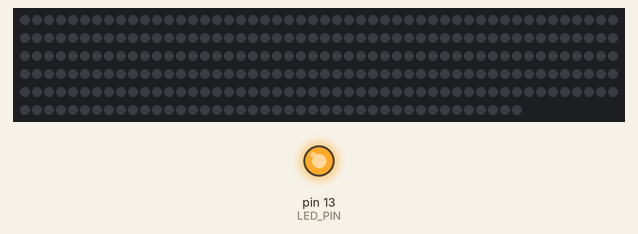
This sketch was run on a simulated Arduino Uno, built with avr-gcc and run on an emulated ATmega328P. Shown: 292 RGB LEDs in strip order, left to right, continuing on the next row, output pins drawn as LEDs (lit = HIGH). What the sketch prints to the serial monitor is not drawn.

Above: at 0.1 s.
At 1.6 s:
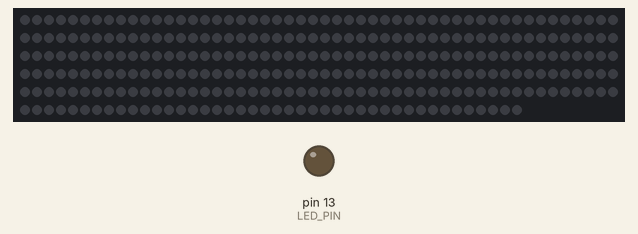
Timing chart, 0 to 3.1 s (numbered marks = the images above):
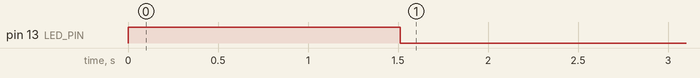

The sketch:

led_market_display_serial.ino
```cpp
//Created by Qrules for Westwood Robotics under GNU GPL v3
//Based on adafruit libraries for neopixel led modules

#include <Wire.h>
#include <Adafruit_NeoPixel.h>
#ifdef __AVR__
  #include <avr/power.h>
#endif

//Define the number of pixels on each strip (strips 1-5), useful if missing pixels
//Set to zero to turn off strip
#define NUMPIXELS1 57
#define NUMPIXELS2 59
#define NUMPIXELS3 60
#define NUMPIXELS4 58
#define NUMPIXELS5 58

#define NUMPIXELS_TOTAL (NUMPIXELS1 + NUMPIXELS2 + NUMPIXELS3 + NUMPIXELS4 + NUMPIXELS5)

//digital pin to connect the LED Strip input pin to
#define PIN 6
//initialize LED
#define LED_PIN 13

//For temporary storage
String inString = "";
float tempVal = 0.0;
float val = 0.0;
int count1 = 0;
int count2 = 0;
int activate = 0;

// Parameter 1 = number of pixels in strip
// Parameter 2 = Arduino pin number (most are valid)
// Parameter 3 = pixel type flags, add together as needed:
//   NEO_KHZ800  800 KHz bitstream (most NeoPixel products w/WS2812 LEDs)
//   NEO_KHZ400  400 KHz (classic 'v1' (not v2) FLORA pixels, WS2811 drivers)
//   NEO_GRB     Pixels are wired for GRB bitstream (most NeoPixel products)
//   NEO_RGB     Pixels are wired for RGB bitstream (v1 FLORA pixels, not v2)

//Start strip, length of all 5 strips combined on the PIN defined above
Adafruit_NeoPixel strip = Adafruit_NeoPixel(NUMPIXELS_TOTAL, PIN, NEO_GRB + NEO_KHZ800);

// IMPORTANT: To reduce NeoPixel burnout risk, add 1000 uF capacitor across
// pixel power leads, add 300 - 500 Ohm resistor on first pixel's data input
// and minimize distance between Arduino and first pixel.  Avoid connecting
// on a live circuit...if you must, connect GND first.

void setup() {
  // initialize the serial communication:
  Serial.begin(9600);
  while (!Serial) {
  // wait for serial port to connect. Needed for Leonardo only
  }
  Serial.println("Please send a percent between 0 and 200!");
  // initialize the LED_PIN as an output:
  pinMode(LED_PIN, OUTPUT);
  digitalWrite(LED_PIN, HIGH);
  // This is for Trinket 5V 16MHz, you can remove these three lines if you are not using a Trinket
 /* #if defined (__AVR_ATtiny85__)
    if (F_CPU == 16000000) clock_prescale_set(clock_div_1);
  #endif
  */
  // End of trinket special code

  //begin strip
  strip.begin();
  show();
  delay(1500);
  digitalWrite(LED_PIN, LOW);

}

void loop() {

  while (Serial.available() > 0) {
    int inChar = Serial.read();

    if (inChar != '\n') {

      // As long as the incoming byte
      // is not a newline,
      // convert the incoming byte to a char
      // and add it to the string
      inString += (char)inChar;
      //Activate thing to parse the string
      activate = 1;
    }
  }

  if(activate){
    activate = 0;
    count1 = 0;
    //Send to float
    val = inString.toFloat();
    //Clear string
    inString = "";
    if(val != tempVal){
      tempVal = val;
      //Turn on leds
      digitalWrite(LED_PIN, HIGH);
      Serial.println();
      Serial.println("Got value: " + String(val) + "%");
      Serial.println();
      count2 = 2;
    }

   }

    //make sure nobody sends fake values
    if(val < 0){
      val = 0.0;
      tempVal = 0.0;
    }
    if(val > 200){
      val = 0.0;
      tempVal = 0.0;
    }

    //Turn off recieve led
    if(count1 > 2)
      digitalWrite(LED_PIN, LOW);

    //calculate percent
    int percent = (int)val;
    //Find pixel numbers based on percent (for a 60 pixel strip)
    int pixelInt = (30 * percent/100);
    //remove any -1 errors
    if(pixelInt < 0) {
      pixelInt = 0;
    }

    //Output current market percent on serial
    if(count2 > 2) {
    Serial.println("Market value percent: " + String(percent) + "%");
    Serial.println("Displaying " + String(pixelInt) + " pixels, send a value between 0 and 200 to change it!");
    count2 = 0;
    }
    //display the partial percents on the neopixels in a pretty rainbow, passes in a delay in ms and the pixelInt

    rainbow(5, pixelInt);

    count1++;
    count2++;
}

//class to organize rainbow display on pixel part defined by percent integer above
void rainbow(uint8_t wait, int setpix) {
  uint16_t i, j;

  //Clear all pixels (fresh slate), also eliminates blink of changing pixels versus clearing them individually
  for(int k = 0; k < NUMPIXELS_TOTAL; k++) {
     strip.setPixelColor(k, strip.Color(0,0,0)); //Black or off
  }

  for(j=0; j<256; j++) {
      for(i=0; i<setpix; i++) {
         int temp = i;
         if (temp > NUMPIXELS1)
          temp = NUMPIXELS1;
         strip.setPixelColor(temp, Wheel((temp+j) & 255));
         temp = i;

         if (temp > NUMPIXELS2)
          temp = NUMPIXELS2;
         strip.setPixelColor(temp + NUMPIXELS1, Wheel((temp+j) & 255));
         temp = i;

         if (temp > NUMPIXELS3)
          temp = NUMPIXELS3;
         strip.setPixelColor(temp + NUMPIXELS1 + NUMPIXELS2, Wheel((temp+j) & 255));
         temp = i;

         if (temp > NUMPIXELS4)
          temp = NUMPIXELS4;
         strip.setPixelColor(temp + NUMPIXELS1 + NUMPIXELS2 + NUMPIXELS3, Wheel((temp+j) & 255));
         temp = i;

         if (temp > NUMPIXELS5)
          temp = NUMPIXELS5;
         strip.setPixelColor(temp + NUMPIXELS1 + NUMPIXELS2 + NUMPIXELS3 + NUMPIXELS4, Wheel((temp+j) & 255));

      }

  show();
  delay(wait);
  }
}

// Input a value 0 to 255 to get a color value.
// The colours are a transition r - g - b - back to r.
uint32_t Wheel(byte WheelPos) {
  WheelPos = 255 - WheelPos;
  if(WheelPos < 85) {
    return strip.Color(255 - WheelPos * 3, 0, WheelPos * 3);
  }
  if(WheelPos < 170) {
    WheelPos -= 85;
    return strip.Color(0, WheelPos * 3, 255 - WheelPos * 3);
  }
  WheelPos -= 170;
  return strip.Color(WheelPos * 3, 255 - WheelPos * 3, 0);
}

//Shows pixels
void show() {
  strip.show(); // Initialize all pixels
}
```
